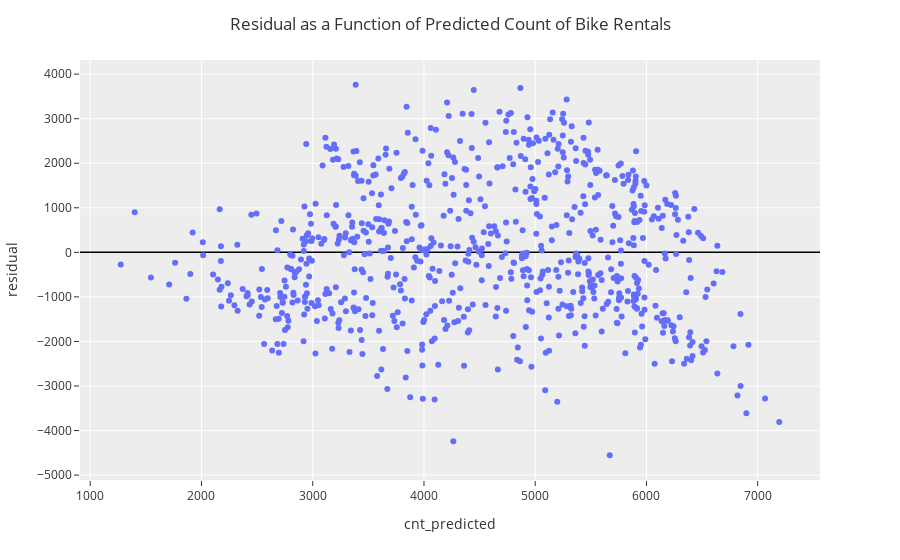

The notebook cell saved with this chart:
### Markdown cell above
The slope is arouned 113.66, which means on average, the number of bike rentals increases by 113.66 for every degree increase in feeling temperature. 

The intercept is around 2764.45, which means, there are 2764.45 bike rentals when the feeling temperature is 0.

R^2 is around 0.3982 which means the model is somewhat predictive.

Feeling temperature appears to be a slightly better predictor of bike rentals because it has a greater  value (0.3982 compared to 0.3937). This makes sense since the feeling temperature is closer to what people feel rather than the actual temperature.

### Code cell
# Multivariable model with dummies - cnt from workingday, temperature (raw and feeling), holiday, and an interaction term
DF = pd.get_dummies(DF, columns = ['workingday','holiday'], dtype=float)

DF['int_raw_temp_holiday_no'] = DF['raw_temp'] * DF['holiday_no']
my_cols = ['raw_temp','feeling_temp','holiday_no','holiday_yes','workingday_no','workingday_yes','int_raw_temp_holiday_no']
X = DF[my_cols].values.reshape(-1,len(my_cols))
y = DF['cnt'].values
LM = LinearRegression()
LM.fit(X, y)
# Residuals
DF['cnt_predicted'] = LM.predict(X)
DF['residual'] = DF['cnt'] - DF['cnt_predicted']

fig = px.scatter(DF,x='cnt_predicted',y='residual')

fig.update_layout(
    yaxis={'zeroline':True, 'zerolinewidth':1.5, 'zerolinecolor':"black"})

fig.update_layout(template="ggplot2",
                  title='Residual as a Function of Predicted Count of Bike Rentals',
                  title_x=0.5)

fig.show()

print(LM.coef_)
print(LM.intercept_)
print(LM.score(X,y))

### Figure 1 — Plotly figure (JSON) as saved in the notebook; plotly's stock layout.template omitted (floating-point values rounded to 4 significant figures; data arrays with more than 128 entries replaced by an {"elided": "..."} marker saying what was removed)
{"data": [{"hovertemplate": "cnt_predicted=%{x}<br>residual=%{y}<extra></extra>", "legendgroup": "", "marker": {"color": "#636efa", "symbol": "circle"}, "mode": "markers", "name": "", "orientation": "v", "showlegend": false, "type": "scatter", "x": {"elided": "731 float values"}, "xaxis": "x", "y": {"elided": "731 float values"}, "yaxis": "y"}], "layout": {"autosize": true, "legend": {"tracegroupgap": 0}, "margin": {"t": 60}, "title": {"text": "Residual as a Function of Predicted Count of Bike Rentals", "x": 0.5}, "xaxis": {"anchor": "y", "autorange": true, "domain": [0, 1], "range": [913.8, 7554.0], "title": {"text": "cnt_predicted"}, "type": "linear"}, "yaxis": {"anchor": "x", "autorange": true, "domain": [0, 1], "range": [-5199.0, 4406.0], "title": {"text": "residual"}, "type": "linear", "zeroline": true, "zerolinecolor": "black", "zerolinewidth": 1.5}}}
